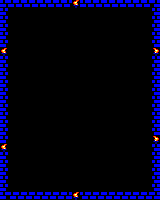

This game map was drawn from its Tiled (.tmx) file and the tilesets committed beside it. A one-line description and the full map source follow:
An orthogonal 20x25 tile map with 8x8 px tiles, 1 tile layer (Capa de Patrones 1).

<map version="1.2" tiledversion="1.2.5" orientation="orthogonal" renderorder="right-down" width="20" height="25" tilewidth="8" tileheight="8" infinite="0" nextlayerid="2" nextobjectid="1">
 <tileset firstgid="1" source="sp.tsx" />
 <layer id="1" name="Capa de Patrones 1" width="20" height="25">
  <data encoding="csv">
17,17,17,17,17,17,17,17,17,29,17,17,17,17,17,17,17,17,17,16,
17,1,1,1,1,1,1,1,1,1,1,1,1,1,1,1,1,1,1,16,
17,1,1,1,1,1,1,1,1,1,1,1,1,1,1,1,1,1,1,16,
17,1,1,1,1,1,1,1,1,1,1,1,1,1,1,1,1,1,1,16,
17,1,1,1,1,1,1,1,1,1,1,1,1,1,1,1,1,1,1,16,
17,1,1,1,1,1,1,1,1,1,1,1,1,1,1,1,1,1,1,16,
29,1,1,1,1,1,1,1,1,1,1,1,1,1,1,1,1,1,1,32,
17,1,1,1,1,1,1,1,1,1,1,1,1,1,1,1,1,1,1,16,
17,1,1,1,1,1,1,1,1,1,1,1,1,1,1,1,1,1,1,16,
17,1,1,1,1,1,1,1,1,1,1,1,1,1,1,1,1,1,1,16,
17,1,1,1,1,1,1,1,1,1,1,1,1,1,1,1,1,1,1,16,
17,1,1,1,1,1,1,1,1,1,1,1,1,1,1,1,1,1,1,16,
17,1,1,1,1,1,1,1,1,1,1,1,1,1,1,1,1,1,1,16,
17,1,1,1,1,1,1,1,1,1,1,1,1,1,1,1,1,1,1,16,
17,1,1,1,1,1,1,1,1,1,1,1,1,1,1,1,1,1,1,16,
17,1,1,1,1,1,1,1,1,1,1,1,1,1,1,1,1,1,1,16,
17,1,1,1,1,1,1,1,1,1,1,1,1,1,1,1,1,1,1,16,
17,1,1,1,1,1,1,1,1,1,1,1,1,1,1,1,1,1,1,32,
29,1,1,1,1,1,1,1,1,1,1,1,1,1,1,1,1,1,1,16,
17,1,1,1,1,1,1,1,1,1,1,1,1,1,1,1,1,1,1,16,
17,1,1,1,1,1,1,1,1,1,1,1,1,1,1,1,1,1,1,16,
17,1,1,1,1,1,1,1,1,1,1,1,1,1,1,1,1,1,1,16,
17,1,1,1,1,1,1,1,1,1,1,1,1,1,1,1,1,1,1,16,
17,1,1,1,1,1,1,1,1,1,1,1,1,1,1,1,1,1,1,16,
17,16,16,16,16,16,16,16,16,29,16,16,16,16,16,16,16,16,16,16
</data>
 </layer>
</map>
